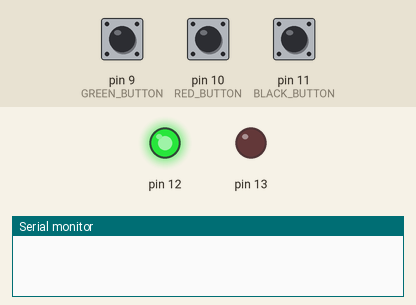
Recording of a program running on a simulated Arduino Uno, built with avr-gcc and run on an emulated ATmega328P. Shown: output pins drawn as LEDs (lit = HIGH), the last lines printed to the serial monitor. Dashed ring = blinking. The test bench sets the inputs (shaded band); at power-on: pin 11 (BLACK_BUTTON) LOW, pin 9 (GREEN_BUTTON) LOW, pin 10 (RED_BUTTON) LOW.

Above: at 1.0 s.
1.1 s: pin 11 (BLACK_BUTTON) pulled HIGH for 0.15 s
At 1.97 s:
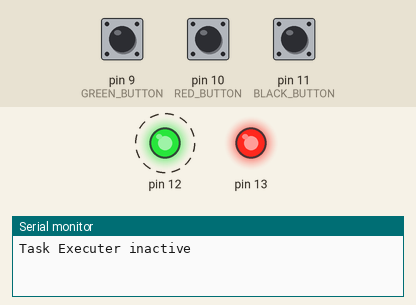
4.1 s: pin 9 (GREEN_BUTTON) pulled HIGH for 0.15 s
7.1 s: pin 11 (BLACK_BUTTON) pulled HIGH for 1 s
At 7.6 s:
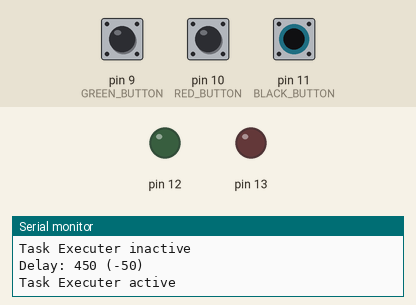
9.6 s: pin 11 (BLACK_BUTTON) pulled HIGH for 3.2 s
At 10.36 s:
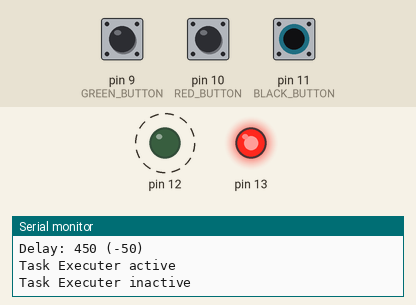
Timing chart, 0 to 15.3 s (numbered marks = the images above; inputs shaded):
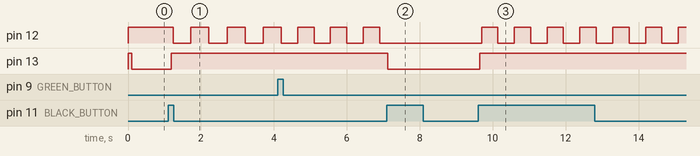

The program:

main.cpp
```cpp
// Delay for each task
#define TASK_DELAY_MS 100

// Secret task blink period in ms
#define SECRET_TASK_BLINK_PERIOD_MS 500

// Initial delay offset for each task
#define TASK_DELAY_TICKS 0

// Delay offset for each task
#define BLACK_BUTTON_DELAY_OFFSET_TICKS 0
#define RED_BUTTON_DELAY_OFFSET_TICKS 1
#define GREEN_BUTTON_DELAY_OFFSET_TICK 2
#define SECRET_SEQUENCE_OFFSET_TICKS 3
#define TASK_EXECUTER_DELAY_OFFSET_TICKS 4

// Pins for components
#define RED_LED 13
#define GREEN_LED 12
#define BLACK_BUTTON 11
#define RED_BUTTON 10
#define GREEN_BUTTON 9

// Built-in libraries
#include <Arduino.h>
#include <Arduino_FreeRTOS.h>
#include <semphr.h>

// Custom libraries
#include "Led.h"
#include "Button.h"
#include "SerialIO.h"
#include "LedTaskSelector.h"
#include "LedTaskExcuter.h"

// Component objects
Led redLed(RED_LED);
Led greenLed(GREEN_LED);
Button blackButton(BLACK_BUTTON);
Button redButton(RED_BUTTON);
Button greenButton(GREEN_BUTTON);
SerialIO serialIO;

// Task objects
LedTaskSelector taskSelector(&redLed);
LedTaskExcuter taskExecuter;

// Task handlers
TaskHandle_t blackButtonHandler = NULL;
TaskHandle_t redButtonHandler = NULL;
TaskHandle_t greenButtonHandler = NULL;

TaskHandle_t taskExecuterHandler = NULL;

// Semaphore handler
// SemaphoreHandle_t xSemaphore = NULL;
SemaphoreHandle_t greenLedSemaphore = NULL;
SemaphoreHandle_t frequencySemaphore = NULL;

// Function prototypes
void scanTaskExecuter(void *pvParameters);
void scanBlackButton(void *pvParameters);
void scanRedButton(void *pvParameters);
void scanGreenButton(void *pvParameters);
void scanSequence();
void secretTask();
void setup();
void loop();

// Blink task function
void scanTaskExecuter(void *pvParameters){
    (void) pvParameters;
    TickType_t xLastWakeTime;

    // Create task with delay offset
    vTaskDelay(TASK_DELAY_TICKS + TASK_EXECUTER_DELAY_OFFSET_TICKS);

    xLastWakeTime = xTaskGetTickCount();
    for(;;){
        xSemaphoreTake(greenLedSemaphore, portMAX_DELAY);

        // Toggle the green led state every delay period
        greenLed.togglePowerState();

        xSemaphoreGive(greenLedSemaphore);

        vTaskDelayUntil(&xLastWakeTime, taskExecuter.getDelay() / portTICK_PERIOD_MS);
    }
}

// Black button scan task functions
void scanBlackButton(void *pvParameters){
    (void) pvParameters;
    TickType_t xLastWakeTime;

    // Create task with delay offset
    vTaskDelay(TASK_DELAY_TICKS + BLACK_BUTTON_DELAY_OFFSET_TICKS);

    // Task loop
    xLastWakeTime = xTaskGetTickCount();
    for(;;){
        // Scan the button state
        blackButton.scanButtonState();

        if(blackButton.getButtonPressed()){
            // Toggle the task executer state
            taskSelector.toggleActive();

            if(taskSelector.getActive()){
                printf("Task Executer active\n\r");

                // If the task selector is active, delete the task executer
                if(taskExecuterHandler != NULL){
                    vTaskDelete(taskExecuterHandler);
                    taskExecuterHandler = NULL;
                }
            }else{
                printf("Task Executer inactive\n\r");

                // If the task selector is inactive, create the task executer
                xTaskCreate(
                    scanTaskExecuter,
                    "Scan Task Executer",
                    128,
                    NULL,
                    3,
                    &taskExecuterHandler
                );
            }

            // Scan the secret sequence
            scanSequence();
        }

        vTaskDelayUntil(&xLastWakeTime, TASK_DELAY_MS / portTICK_PERIOD_MS);
    }
}

// Red button scan task functions
void scanRedButton(void *pvParameters){
    (void) pvParameters;
    TickType_t xLastWakeTime;

    // Create task with delay offset
    vTaskDelay(TASK_DELAY_TICKS + RED_BUTTON_DELAY_OFFSET_TICKS);

    // Task loop
    xLastWakeTime = xTaskGetTickCount();
    for(;;){
        // Scan the button state
        redButton.scanButtonState();

        if(redButton.getButtonPressed()){
            xSemaphoreTake(frequencySemaphore, portMAX_DELAY);

            // Increase the frequency of the task executer
            taskExecuter.decreaseFrequency();
            printf("Delay: %ld (+%ld)\n\r", taskExecuter.getDelay(), DELAY_STEP);

            xSemaphoreGive(frequencySemaphore);

            // Scan the secret sequence
            scanSequence();
        }

        vTaskDelayUntil(&xLastWakeTime, TASK_DELAY_MS / portTICK_PERIOD_MS);
    }
}

// Green button scan task functions
void scanGreenButton(void *pvParameters){
    (void) pvParameters;
    TickType_t xLastWakeTime;

    // Create task with delay offset
    vTaskDelay(TASK_DELAY_TICKS + GREEN_BUTTON_DELAY_OFFSET_TICK);

    // Task loop
    xLastWakeTime = xTaskGetTickCount();
    for(;;){
        // Scan the button state
        greenButton.scanButtonState();

        if(greenButton.getButtonPressed()){
            xSemaphoreTake(frequencySemaphore, portMAX_DELAY);

            // Decrease the frequency of the task executer
            taskExecuter.increaseFrequency();
            printf("Delay: %ld (-%ld)\n\r", taskExecuter.getDelay(), DELAY_STEP);

            xSemaphoreGive(frequencySemaphore);

            // Scan the secret sequence
            scanSequence();
        }

        vTaskDelayUntil(&xLastWakeTime, TASK_DELAY_MS / portTICK_PERIOD_MS);
    }
}

// Secret sequence scan function
int sequenceIndex = 0;
char secretSequence[] = {'B', 'B', 'G', 'R', 'R', 'G'};
void scanSequence(){
    // Scan if the secret sequence is pressed in order
    // If the sequence is pressed in order, call the secret task
    if(secretSequence[sequenceIndex] == 'B' && sequenceIndex < 6){
        if(blackButton.getButtonPressed()){
            sequenceIndex++;
        }else if(greenButton.getButtonPressed() || redButton.getButtonPressed()){
            sequenceIndex = 0;
        }
    }else if(secretSequence[sequenceIndex] == 'R' && sequenceIndex < 6){
        if(redButton.getButtonPressed()){
            sequenceIndex++;
        }else if(greenButton.getButtonPressed() || blackButton.getButtonPressed()){
            sequenceIndex = 0;
        }
    }else if(secretSequence[sequenceIndex] == 'G' && sequenceIndex < 6){
        if(greenButton.getButtonPressed()){
            sequenceIndex++;
        }else if(redButton.getButtonPressed() || blackButton.getButtonPressed()){
            sequenceIndex = 0;
        }
    }

    // If the sequence is not pressed in order, reset the sequence index
    if(sequenceIndex == 6){
        sequenceIndex = 0;
        secretTask();
    }
}

// Secret task function
void secretTask(){
    // Save the last state of the LEDs
    xSemaphoreTake(greenLedSemaphore, portMAX_DELAY);
    bool lastGreenLedState = greenLed.getPowerState();
    bool lastRedLedState = redLed.getPowerState();

    printf("Secret task started\n\r");
    // ================ Secret task starts here =======================
    greenLed.setPowerState(false);
    redLed.setPowerState(true);

    // Alternate the LEDs 10 times with a delay of 500ms
    for(int i = 0; i < 10; i++){
        greenLed.togglePowerState();
        redLed.togglePowerState();
        vTaskDelay(SECRET_TASK_BLINK_PERIOD_MS / portTICK_PERIOD_MS);
    }
    // ================ Secret task ends here =========================
    printf("Secret task ended\n\r");

    // Restore the last state of the LEDs
    greenLed.setPowerState(lastGreenLedState);
    redLed.setPowerState(lastRedLedState);
    xSemaphoreGive(greenLedSemaphore);
}

// Initial setup function
void setup(){
    // Initialize the components
    redLed.setup();
    greenLed.setup();
    blackButton.setup();
    redButton.setup();
    greenButton.setup();
    serialIO.setup();

    // Initialize the task selector to on state
    taskSelector.toggleActive();

    // Create semaphore mutex
    greenLedSemaphore = xSemaphoreCreateMutex();
    frequencySemaphore = xSemaphoreCreateMutex();

    // Create initial high priority task
    xTaskCreate(
        scanBlackButton,
        "Read Black Button State",
        128,
        NULL,
        3,
        &blackButtonHandler
    );
    xTaskCreate(
        scanRedButton,
        "Read Red Button State",
        128,
        NULL,
        3,
        &redButtonHandler
    );
    xTaskCreate(
        scanGreenButton,
        "Read Green Button State",
        128,
        NULL,
        3,
        &greenButtonHandler
    );

    // Start the scheduler
    vTaskStartScheduler();
}

void loop(){}
```

Measured:
- after the input at 1.1 s, pin 12: alternates HIGH for 0.49 s and LOW for 0.50 s, starting after 0.14 s; pin 13: LOW → HIGH after 0.08 s
- after the input at 7.1 s, pin 12: stops changing and stays LOW; pin 13: HIGH → LOW at once
- after the input at 9.6 s, pin 12: alternates HIGH for 0.45 s and LOW for 0.45 s, starting after 0.10 s; pin 13: LOW → HIGH at once
